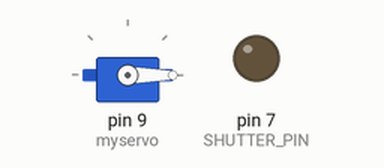
The sketch below on a simulated Arduino Uno, built with avr-gcc and run on an emulated ATmega328P. Parts: servo, output pins drawn as LEDs (lit = HIGH).

Above: at 1.3 s.
At 21.5 s:
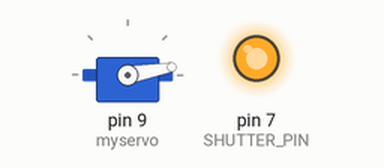
At 36.9 s:
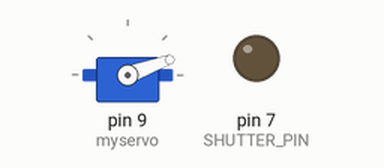
Timing chart, 0 to 38.4 s (numbered marks = the images above):
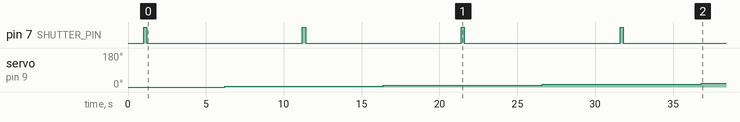

The sketch:

camera_system_with_lcd_ino.ino
```cpp
#define SHUTTER_PIN 7

#include <Servo.h>

Servo myservo;  // create servo object to control a servo
                // a maximum of eight servo objects can be created

int pos = 0;    // variable to store the servo position
//int pos = 180 // code to pan the opposite way

void setup()

{
  myservo.attach(9);  // attaches the servo on pin 9 to the servo object
  pinMode(SHUTTER_PIN, OUTPUT);
  digitalWrite(SHUTTER_PIN, LOW);
  myservo.write(pos);      // move the servo to the originally assigned 'pos'
  delay (1000); // give the servo time to get set

}

void loop()
{
        if (pos < 180){
            digitalWrite(SHUTTER_PIN, HIGH); //trigger the camera
            delay(200); // hold the button down for .2 seconds
            digitalWrite(SHUTTER_PIN, LOW); //let off the shutter button
            delay (5000); //wait 5 seconds
            pos = (pos + 5); // Increase the position variable by 5
            myservo.write(pos);      // move the servo to the new position assigned in variable 'pos'
            delay (5000); } // wait 5 seconds
       else
           { digitalWrite(SHUTTER_PIN, HIGH); //trigger the camera
            delay(200); // hold the button down for .2 seconds
            digitalWrite(SHUTTER_PIN, LOW);} //let off the shutter button

   }
```

Measured:
- by itself, pin 7 (SHUTTER_PIN): alternates HIGH for 0.20 s and LOW for 10.0 s
- by itself, servo on pin 9 (myservo): 0° → 5° at 6.2 s, → 10° 10.2 s later, → 15° 10.2 s later, → 20° 10.2 s later
